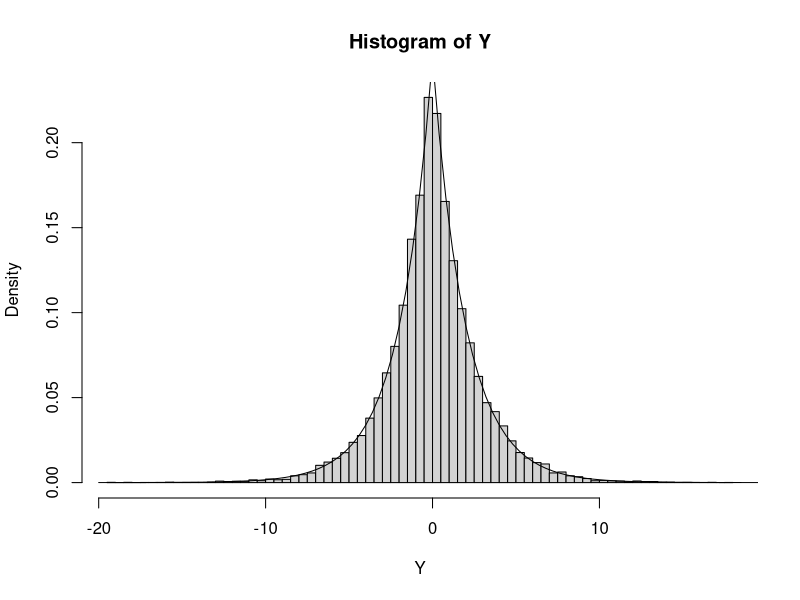

The R script that drew this image:
## ---- chunk 1
# (b)
set.seed(3)
n <- 25000
X_1 <- rexp(n, 1/2)
X_2 <- rexp(n,1/2)
Y <- X_1-X_2
## ---- chunk 2
# (i)
hist(Y, freq= FALSE, breaks = 80)
curve(0.5/2*exp(-0.5*abs(x)),from=-20,to=20, add=TRUE)
## ---- chunk 3
library(dplyr)
## ---- chunk 4
# ii
theoretical_mean <- 0
between(theoretical_mean,
        theoretical_mean-0.02,theoretical_mean+0.2)
## ---- chunk 5
# iii
theoretical_var <-2/0.5**2  
between(theoretical_var, theoretical_var-0.02*theoretical_var,
        theoretical_var+0.02*theoretical_var)
## ---- chunk 6
set.seed(98)
n <- 100000
t <- runif(n)
X <- (1-t)**(-1/3)
mean(X)
var(X)
X_star <- X-mean(X)
mean(X_star**3/(sqrt(var(X))**3))
## ---- chunk 7
cat("Mean is ",(mean(X)-1.5)/1.5*100, "% off of theoretical\n")
cat("Variance is ", (var(X)-0.75)/0.75*100,"% off of theoretical")
## ---- chunk 8
set.seed(80)
n = 100000
t = runif(n)
x = 1-(-t+1)**(1/3)
cat("mean = ",mean(x),"\n")
cat("variance = ",var(x))
## ---- chunk 9
cat("Mean is ",(mean(x)-1/4)/(1/4)*100, "% off of theoretical\n")
cat("Variance is ", (var(X)-0.0375)/0.0375*100,"% off of theoretical")
## ---- chunk 10
p<-pnorm(0.13,0.11,0.015625)-pnorm(0.10,0.11,0.015625)
cat("Probability that it can be used is ", p)
## ---- chunk 11
cat("Probability that at least 5 can be used is ",sum(dbinom(3:5,5,p)))
